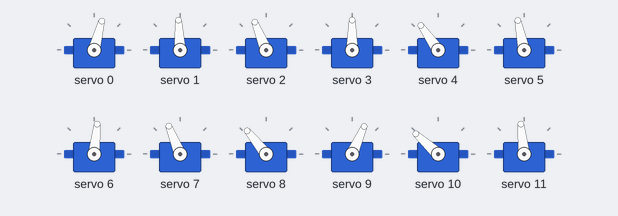
The sketch below on a simulated Arduino Nano, built with avr-gcc and run on an emulated ATmega328P. Shown: 12 × servo. What the sketch prints to the serial monitor is not drawn.

Above: at 5.05 s.
At 5.45 s:
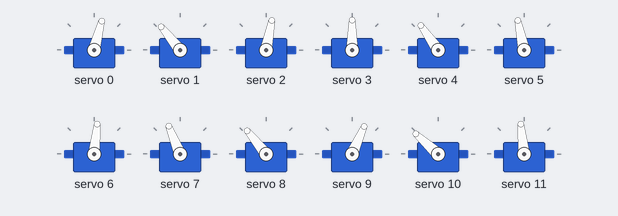
At 5.7 s:
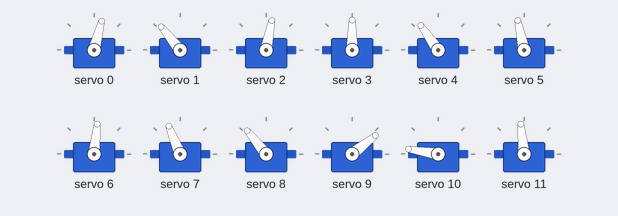
At 6.4 s:
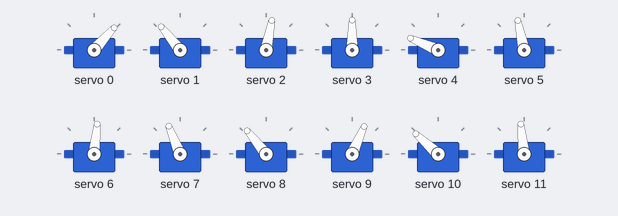
At 7.05 s:
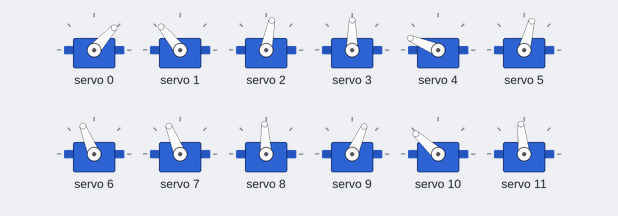
At 7.75 s:
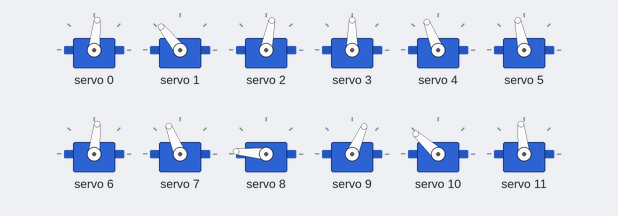
Timing chart, 0 to 11.4 s (numbered marks = the images above):
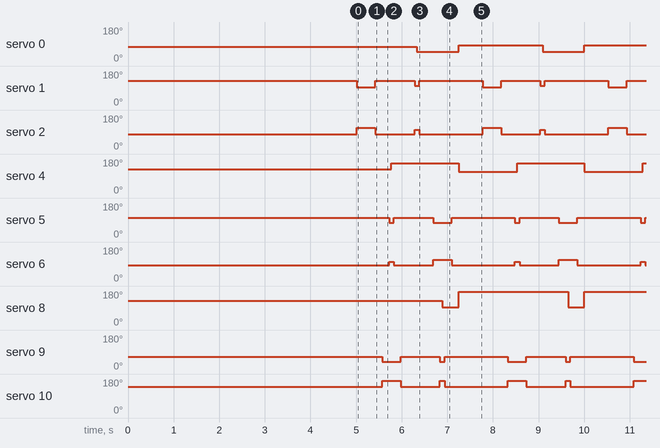

The sketch:

robot_walking.ino
```cpp
/*-----------------------------------------------------------------------------------------------------
  ----------------------------------------------------------------------------------------------------
  ---------------------------------------------------------------------------------------------------

            _____   ____   _____ ____ ____  __  ___
           |  __ \ / __ \ / ____/ __ \___ \/_ |/ _ \
           | |__) | |  | | |   | |  | |__) || | (_) |
           |  _  /| |  | | |   | |  | |__ < | |> _ <
           | | \ \| |__| | |___| |__| |__) || | (_) |
           |_|  \_\\____/ \_____\____/____/ |_|\___/
                    SIMPLE SERVO CONTROLLER

  This is some super simple code for controlling servos via id and angle values.
  This has been made for the Arduino Nano with a PCA9685 16 channel i2c PWM breakout board.

                         -:Wiring:-
                ARDUINO NANO --->    PCA9685
                     A5      --->      SCL
                     A4      --->      SDA
                    GND      --->      GND
                     5V      --->      VCC

  THIS CODE UTILISES THE ADAFRUIT PWM SERVO DRIVER LIBRARY, TO ADD IT TO YOUR ARDUINO IDE:
  - Click on; Sketch
  - Click on; Include Library
  - Click on; Manage Libraries...
  - In the search bar that appears, type in "Adafruit PWM Servo Driver" and click install on the one that appears with the same name.
  Now you have the neccessary libraries to run the following code.

                     -:USING THE CODE:-
                      ----------------
  When uploaded you can then send simple commands to the board to control your servos.
  It must be in the following format:
    ServoNumber,ServoAngle

    So for example:

    UpdateServo(6, 90);

    This will move servo number 6 to an angle of 90 degrees.

  That is everything you need to know to use the board

  Debugging:

  If you send your servo an angle value and it does not line up, then you may need to calibrate the servo minimum and maximum pulse lengths
  Currently they have been calibrated for a range of 0 to 180 degrees for the Towerpro MG996R
  #define SERVOMIN  135 // This is the 'minimum' pulse length count (out of 4096) For the MG996R this wants to be 135
  #define SERVOMAX  482 // this is the 'maximum' pulse length count (out of 4096) For the MG996R this wants to be 482

  ------------------------------------------------------------------------------------------------
  -------------------------------------------------------------------------------------------------
*/

#include <Wire.h>
#include <Adafruit_PWMServoDriver.h>

#define SERVOMIN  135 // This is the 'minimum' pulse length count (out of 4096) For the MG996R this wants to be 135
#define SERVOMAX  482 // this is the 'maximum' pulse length count (out of 4096) For the MG996R this wants to be 482

Adafruit_PWMServoDriver PCA9685 = Adafruit_PWMServoDriver();

int ServoPositions[16][5]; //you can use this to make a 2D array of values for your 16 servos positions for each point of your walking gait

//Macros
#define FRH1  0
#define FRH2  1
#define FRK   2
#define FRA   3

#define FLH1  4
#define FLH2  5
#define FLK   6
#define FLA   7

#define BRH1  8
#define BRH2  9
#define BRK   10
#define BRA   11

#define BLH1  12
#define BLH2  13
#define BLK   14
#define BLA   15

int leg0[4] = {FRH1, FRH2, FRK, FRA};
int leg1[4] = {FLH1, FLH2, FLK, FLA};
int leg2[4] = {BRH1, BRH2, BRK, BRA};
int leg3[4] = {BLH1, BLH2, BLK, BLA};

int leg0Home[4] = {70, 130, 75, 87};
int leg1Home[4] = {125, 100, 80, 110};
int leg2Home[4] = {130, 60, 140, 93};
int leg3Home[4] = {100, 120, 85, 95};

enum legside {
  LEFT,
  RIGHT
};

enum legGroup {
  ALPHA,
  BRAVO
};


//----------------------------------------------------------------------------//
void setup() {
  Serial.begin(115200); //Nice faster speed
  PCA9685.begin();
  PCA9685.setPWMFreq(50); //Maximum speed this can be set to is 1600
  Wire.setClock(400000); // Fast 400khz I2C Mode
  Serial.println("PCA9685 Servo Controller Connected & Ready");

  home();

  delay(5000);

}


/*----------------------------------------------------------------------------
   __  __          _____ _   _
  |  \/  |   /\   |_   _| \ | |
  | \  / |  /  \    | | |  \| |
  | |\/| | / /\ \   | | | . ` |
  | |  | |/ ____ \ _| |_| |\  |
  |_|  |_/_/    \_\_____|_| \_|
  ----------------------------------------------------------------------------*/
void loop() {
    int delayTime = 150;

    // step 1
    leanLeg(leg0);
    delay(delayTime);
    legStep(leg3);
    delay(delayTime);
    footDown(0);
    delay(delayTime);

    // step 2
    leanLeg(leg2);
    delay(delayTime);
    legStep(leg1);
    delay(delayTime);
    footDown(2);
    delay(delayTime);

    //step 3
    leanLeg(leg3);
    delay(delayTime);
    legStep(leg0);
    delay(delayTime);
    footDown(3);
    delay(delayTime);

  // step 4
  leanLeg(leg1);
  delay(delayTime);
  legStep(leg2);
  delay(delayTime);
  footDown(1);
  delay(delayTime);

  shuffleForwards();

  delay(delayTime * 3.5);


}
//End of Main
//----------------------------------------------------------------------------//


/*----------------------------------------------------------------------------
   ______ _    _ _   _  _____ _______ _____ ____  _   _  _____
  |  ____| |  | | \ | |/ ____|__   __|_   _/ __ \| \ | |/ ____|
  | |__  | |  | |  \| | |       | |    | || |  | |  \| | (___
  |  __| | |  | | . ` | |       | |    | || |  | | . ` |\___ \
  | |    | |__| | |\  | |____   | |   _| || |__| | |\  |____) |
  |_|     \____/|_| \_|\_____|  |_|  |_____\____/|_| \_|_____/
  ----------------------------------------------------------------------------*/

void updateServo (int Id, int Angle) {

  double pulselength = map(Angle, 0, 180, SERVOMIN, SERVOMAX); //map the degree value to pulselength value
  PCA9685.setPWM(Id, 0, pulselength); //Send the angle to the appropiate servo

}

void footDown(int leg) {
  if (leg == 0) {
    updateServo(FRH2, leg0Home[1]);
    updateServo(FRK,  leg0Home[2]);
  }
  else if (leg == 1) {
    updateServo(FLH2, leg1Home[1]);
    updateServo(FLK, leg1Home[2]);
  }
  else if (leg == 2) {
    updateServo(BRH2, leg2Home[1]);
    updateServo(BRK, leg2Home[2]);
  }
  else if (leg == 3) {
    updateServo(BLH2, leg3Home[1]);
    updateServo(BLK, leg3Home[2]);
  }
}

void home(int leg) {
  if (leg == 0) {
    updateServo(0, leg0Home[0]);
    updateServo(1, leg0Home[1]);
    updateServo(2, leg0Home[2]);
    updateServo(3, leg0Home[3]);
  }
  else if (leg == 1) {
    updateServo(4, leg1Home[0]);
    updateServo(5, leg1Home[1]);
    updateServo(6, leg1Home[2]);
    updateServo(7, leg1Home[3]);
  }
  else if (leg == 2) {
    updateServo(8, leg2Home[0]);
    updateServo(9, leg2Home[1]);
    updateServo(10, leg2Home[2]);
    updateServo(11, leg2Home[3]);
  }
  else {
    updateServo(12, leg3Home[0]);
    updateServo(13, leg3Home[1]);
    updateServo(14, leg3Home[2]);
    updateServo(15, leg3Home[3]);
  }
}

void home() {
  updateServo(0, leg0Home[0]);
  updateServo(1, leg0Home[1]);
  updateServo(2, leg0Home[2]);
  updateServo(3, leg0Home[3]);

  updateServo(4, leg1Home[0]);
  updateServo(5, leg1Home[1]);
  updateServo(6, leg1Home[2]);
  updateServo(7, leg1Home[3]);

  updateServo(8, leg2Home[0]);
  updateServo(9, leg2Home[1]);
  updateServo(10, leg2Home[2]);
  updateServo(11, leg2Home[3]);

  updateServo(12, leg3Home[0]);
  updateServo(13, leg3Home[1]);
  updateServo(14, leg3Home[2]);
  updateServo(15, leg3Home[3]);
}

void leanLeg(int leg[]) {
  if (leg[0] == 8)
  {
    updateServo(leg[1], 30);
    updateServo(leg[2], 175);
  }
  else if (leg[0] == 4) {
    updateServo(leg[1], 70);
    updateServo(leg[2], 110);
  } else {
    updateServo(leg[1], 90);
    updateServo(leg[2], 110);
  }
}

void shuffleForwards() {
  updateServo(FRH1, 80);
  updateServo(FLH1, 110);
  updateServo(BRH1, 180);
  updateServo(BLH1, 50);
}

  //int leg0Home[4] = {70, 130, 75, 87};
  //int leg1Home[4] = {125, 100, 80, 110};
  //int leg2Home[4] = {130, 60, 140, 93};
  //int leg3Home[4] = {100, 120, 85, 95};

void legStep(int leg[]) {

  int movement[3] = {0, 0, 0};

  if (leg[0] == 0) {
    movement[0] = 40;
    movement[1] = 100;
    movement[2] = 100;
  } else if (leg[0] == 4) {
    movement[0] = 160;
    movement[1] = 70;
    movement[2] = 100;
  } else if (leg[0] == 8) {
    movement[0] = 90;
    movement[1] = 30;
    movement[2] = 175;
  } else if (leg[0] == 12) {
    movement[0] = 130;
    movement[1] = 100;
    movement[2] = 100;
  }

  // lift foot
  updateServo(leg[1], movement[1]);
  updateServo(leg[2], movement[2]);
  delay(50);

  // take step here
  updateServo(leg[0], movement[0]);

  delay(50);

  if (leg[0] == 0) {
    footDown(0);
  }
  else if (leg[0] == 4) {
    footDown(1);
  }
  else if (leg[0] == 8) {
    footDown(2);
  } else if (leg[0] == 12) {
    footDown(3);
  }


}

void moveServo(int servoNum, int startingPos, int endPos) {
  if (startingPos < endPos) {
    for (int i = startingPos; i <= endPos; i++) {
      updateServo(servoNum, i);
    }
  }
  else {
    for (int i = startingPos; i >= endPos; i--) {
      updateServo(servoNum, i);
    }
  }
}
```

Measured:
- by itself, servo 0: alternates 84° for 1.8 s and 48° for 0.91 s
- by itself, servo 1: repeats every 2.8 s: 129° 0.86 s, 102° 0.10 s, 129° 1.4 s, 93° 0.41 s
- by itself, servo 2: repeats every 2.8 s: 79° 0.86 s, 102° 0.10 s, 79° 1.4 s, 112° 0.41 s
- by itself, servo 4: alternates 157° for 1.5 s and 112° for 1.3 s
- by itself, servo 5: repeats every 2.8 s: 102° 0.86 s, 75° 0.41 s, 102° 1.4 s, 75° 0.10 s
- by itself, servo 6: repeats every 2.8 s: 84° 0.86 s, 112° 0.41 s, 84° 1.4 s, 102° 0.10 s
- by itself, servo 8: alternates 175° for 2.4 s and 93° for 0.36 s
- by itself, servo 9: repeats every 2.8 s: 66° 0.86 s, 38° 0.10 s, 66° 1.4 s, 38° 0.41 s
